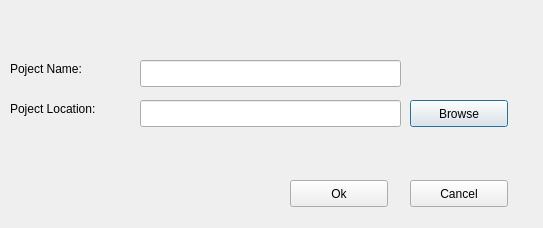
<?xml version="1.0" encoding="UTF-8"?>
<ui version="4.0">
 <class>Dialog</class>
 <widget class="QDialog" name="Dialog">
  <property name="geometry">
   <rect>
    <x>0</x>
    <y>0</y>
    <width>543</width>
    <height>228</height>
   </rect>
  </property>
  <property name="minimumSize">
   <size>
    <width>543</width>
    <height>228</height>
   </size>
  </property>
  <property name="maximumSize">
   <size>
    <width>543</width>
    <height>228</height>
   </size>
  </property>
  <property name="windowTitle">
   <string>ATOM - New Project</string>
  </property>
  <widget class="QLineEdit" name="projectNameTxt">
   <property name="enabled">
    <bool>true</bool>
   </property>
   <property name="geometry">
    <rect>
     <x>140</x>
     <y>60</y>
     <width>261</width>
     <height>27</height>
    </rect>
   </property>
   <property name="maximumSize">
    <size>
     <width>543</width>
     <height>16777215</height>
    </size>
   </property>
   <property name="readOnly">
    <bool>false</bool>
   </property>
  </widget>
  <widget class="QLabel" name="projectNameLbl">
   <property name="geometry">
    <rect>
     <x>10</x>
     <y>60</y>
     <width>121</width>
     <height>17</height>
    </rect>
   </property>
   <property name="maximumSize">
    <size>
     <width>543</width>
     <height>16777215</height>
    </size>
   </property>
   <property name="text">
    <string>Poject Name:</string>
   </property>
  </widget>
  <widget class="QLineEdit" name="projectLocTxt">
   <property name="enabled">
    <bool>true</bool>
   </property>
   <property name="geometry">
    <rect>
     <x>140</x>
     <y>100</y>
     <width>261</width>
     <height>27</height>
    </rect>
   </property>
   <property name="maximumSize">
    <size>
     <width>543</width>
     <height>16777215</height>
    </size>
   </property>
   <property name="readOnly">
    <bool>true</bool>
   </property>
  </widget>
  <widget class="QPushButton" name="browseProjectLocBtn">
   <property name="geometry">
    <rect>
     <x>410</x>
     <y>100</y>
     <width>98</width>
     <height>27</height>
    </rect>
   </property>
   <property name="maximumSize">
    <size>
     <width>543</width>
     <height>16777215</height>
    </size>
   </property>
   <property name="text">
    <string>Browse</string>
   </property>
  </widget>
  <widget class="QLabel" name="projectLocLbl">
   <property name="geometry">
    <rect>
     <x>10</x>
     <y>100</y>
     <width>121</width>
     <height>17</height>
    </rect>
   </property>
   <property name="maximumSize">
    <size>
     <width>543</width>
     <height>16777215</height>
    </size>
   </property>
   <property name="text">
    <string>Poject Location:</string>
   </property>
  </widget>
  <widget class="QPushButton" name="cancelBtn">
   <property name="geometry">
    <rect>
     <x>410</x>
     <y>180</y>
     <width>98</width>
     <height>27</height>
    </rect>
   </property>
   <property name="maximumSize">
    <size>
     <width>543</width>
     <height>16777215</height>
    </size>
   </property>
   <property name="text">
    <string>Cancel</string>
   </property>
  </widget>
  <widget class="QPushButton" name="okBtn">
   <property name="geometry">
    <rect>
     <x>290</x>
     <y>180</y>
     <width>98</width>
     <height>27</height>
    </rect>
   </property>
   <property name="maximumSize">
    <size>
     <width>543</width>
     <height>16777215</height>
    </size>
   </property>
   <property name="text">
    <string>Ok</string>
   </property>
  </widget>
 </widget>
 <resources/>
 <connections/>
</ui>
